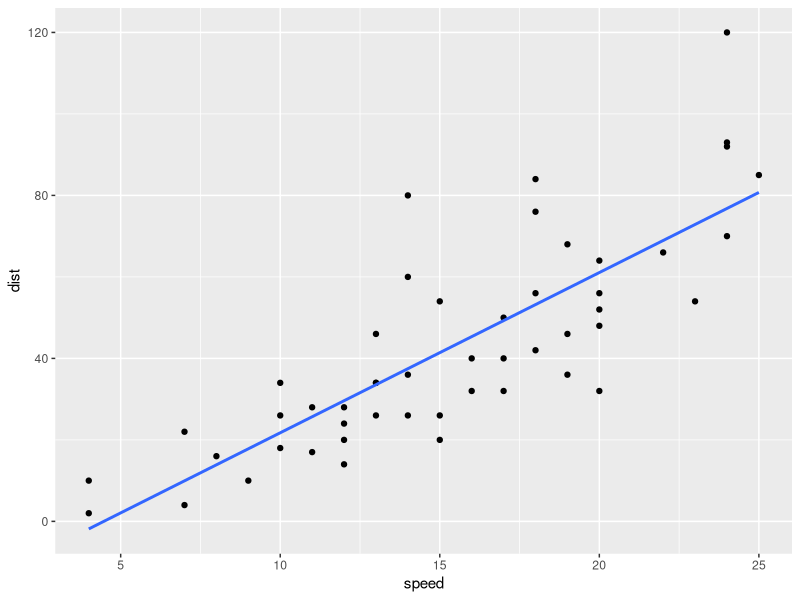
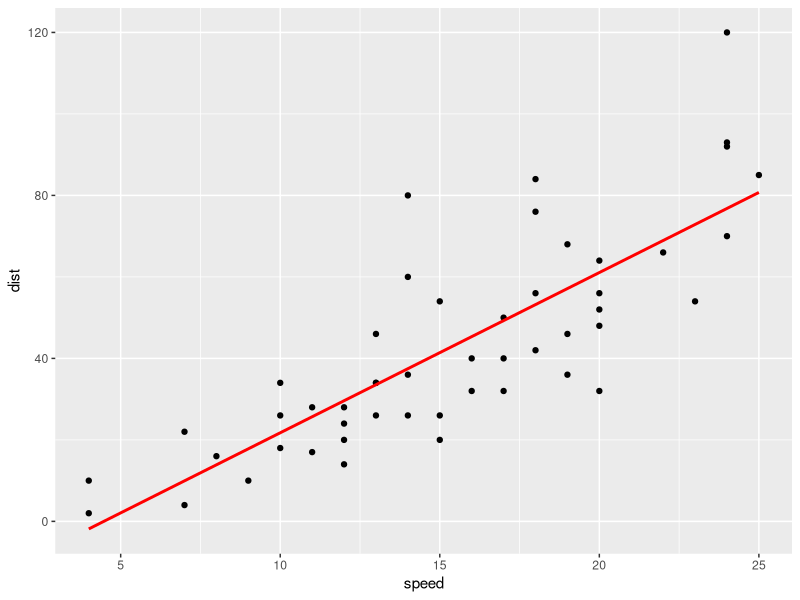
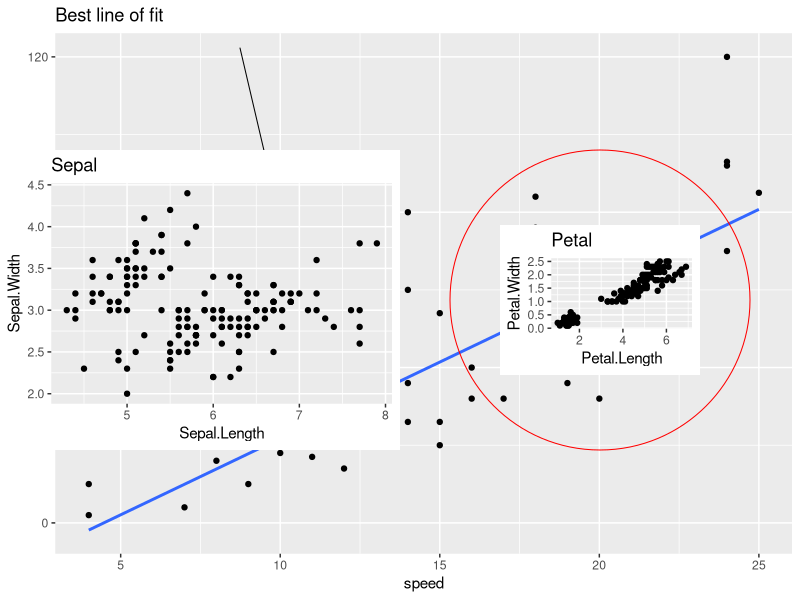

Reproduce these figures in R, in order.
## ---- chunk 1
knitr::opts_chunk$set(
  fig.align = "center"
)
## ---- chunk 2
library(ggplot2)
library(grid)
## ---- chunk 3
ggplot(cars, aes(speed, dist)) + 
  geom_point() + 
  geom_smooth(method = "lm", se = FALSE, formula = y ~ x)

grid.force()
grid.ls()
grid.edit(grid.grep("GRID.polyline", grep = TRUE), gp = gpar(col = "red"))
## ---- chunk 4
ggplot(cars, aes(speed, dist)) + 
  geom_point() + 
  geom_smooth(method = "lm", se = FALSE, formula = y ~ x) +
  ggtitle("Best line of fit")
grid.segments(0.3, 0.92, 
              0.4, 0.35,
              arrow = arrow(angle = 10, type = "closed"),
              gp = gpar(fill = "black"))
## ---- chunk 5
g1 <- ggplot(iris, aes(Sepal.Length, Sepal.Width)) +
  geom_point() + 
  ggtitle("Sepal")

g2 <- ggplot(iris, aes(Petal.Length, Petal.Width)) +
  geom_point() + 
  ggtitle("Petal")

gr1 <- ggplot_gtable(ggplot_build(g1))
gr2 <- ggplot_gtable(ggplot_build(g2))
vp1 <- viewport(width = 0.5, height = 0.5, x = 0.25)
vp2 <- viewport(width = 0.25, height = 0.25, x = 0.75)
pushViewport(vp1)
grid.draw(gr1)
popViewport()
pushViewport(vp2)
grid.draw(gr2)
grid.circle(gp = gpar(col = "red", fill = "transparent"), r = 1)
